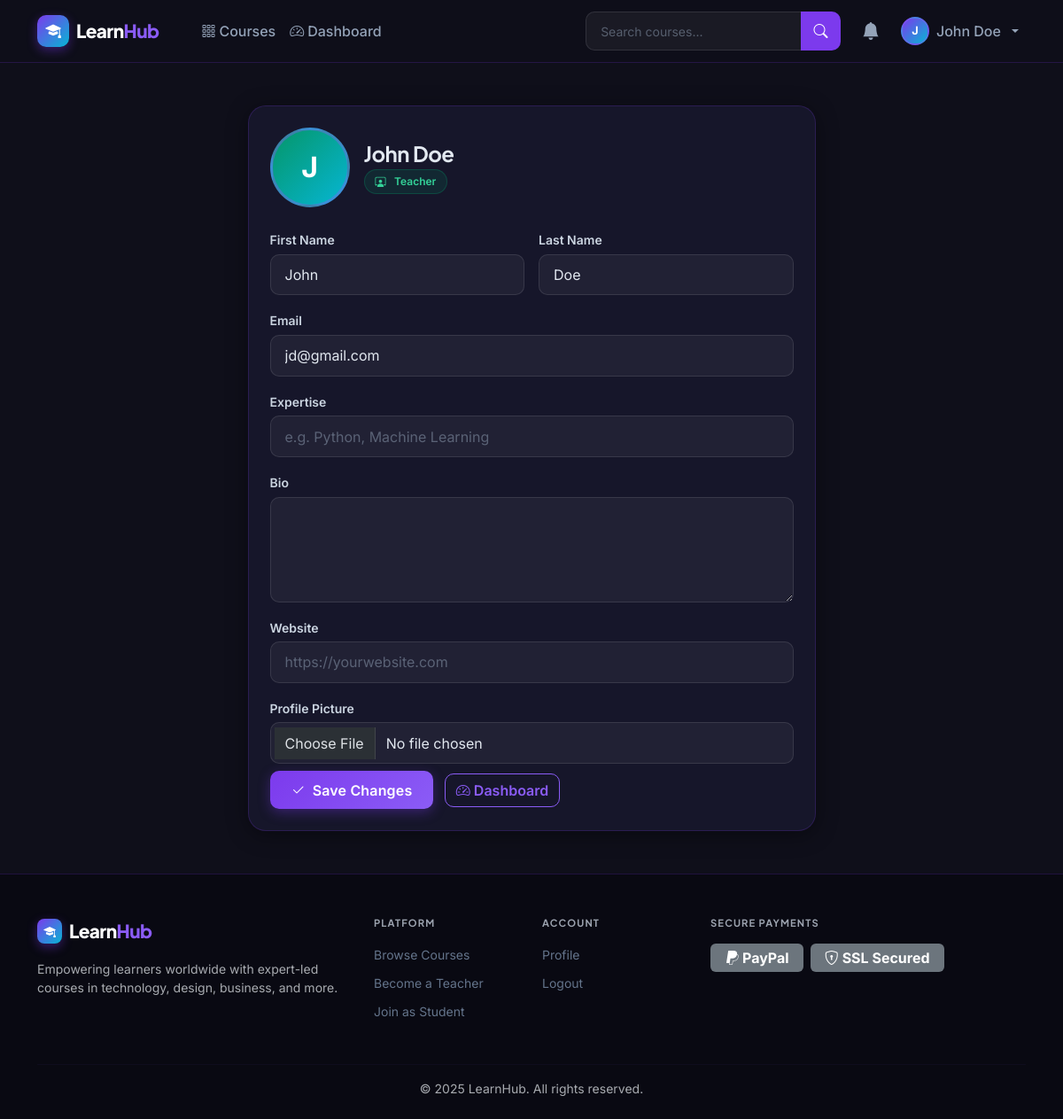
The app's page /accounts/profile/ (signed in) with its own data.
### apps/accounts/models.py (models this page shows, shortened)
class CustomUser(AbstractUser):
    ROLE_CHOICES = (
        ('student', 'Student'),
        ('teacher', 'Teacher'),
    )
    role = models.CharField(max_length=10, choices=ROLE_CHOICES, default='student')
    is_otp_verified = models.BooleanField(default=False)
    otp_secret = models.CharField(max_length=64, blank=True, default='')
    @property
    def is_teacher(self):
        return self.role == 'teacher'
    @property
    def is_student(self):
        return self.role == 'student'

class TeacherProfile(models.Model):
    user = models.OneToOneField(CustomUser, on_delete=models.CASCADE, related_name='teacher_profile')
    bio = models.TextField(blank=True)
    avatar = models.ImageField(upload_to='avatars/teachers/', blank=True, null=True)
    expertise = models.CharField(max_length=200, blank=True)
    website = models.URLField(blank=True)

### apps/accounts/views.py (the view, shortened to what this page needs)
# urls.py: path('profile/', views.profile, name='profile'),
@login_required
def profile(request):
    user = request.user
    if user.is_teacher:
        profile_obj, _ = TeacherProfile.objects.get_or_create(user=user)
        if request.method == 'POST':
            form = TeacherProfileForm(request.POST, request.FILES, instance=profile_obj)
            if form.is_valid():
                user.first_name = form.cleaned_data['first_name']
                user.last_name = form.cleaned_data['last_name']
                user.email = form.cleaned_data['email']
                user.save()
                form.save()
                messages.success(request, 'Profile updated successfully.')
                return redirect('accounts:profile')
        else:
            form = TeacherProfileForm(
                instance=profile_obj,
                initial={'first_name': user.first_name, 'last_name': user.last_name, 'email': user.email}
            )
        return render(request, 'accounts/teacher_profile.html', {'form': form, 'profile': profile_obj})

### apps/accounts/forms.py
class TeacherProfileForm(forms.ModelForm):
    first_name = forms.CharField(max_length=50)
    last_name = forms.CharField(max_length=50)
    email = forms.EmailField()
    class Meta:
        model = TeacherProfile
        fields = ['avatar', 'bio', 'expertise', 'website']
        widgets = {'bio': forms.Textarea(attrs={'rows': 4})}

### apps/notifications/context_processors.py (called while the page is built)
def notifications_count(request):
    if request.user.is_authenticated:
        count = Notification.objects.filter(recipient=request.user, is_read=False).count()
        return {'unread_notifications_count': count}
    return {'unread_notifications_count': 0}

### templates/accounts/teacher_profile.html (shortened to what this page needs)
{% extends 'base.html' %}
{% load widget_tweaks %}
{% block content %}
<div class="container py-5">
  <div class="row justify-content-center">
    <div class="col-lg-7">
      <div class="lh-card p-4">
        <div class="d-flex align-items-center gap-3 mb-4">
          {% if profile.avatar %}
            <img src="{{ profile.avatar.url }}" class="avatar-lg" alt="avatar">
          {% else %}
            <div class="avatar-placeholder-lg" style="background:linear-gradient(135deg,#059669,#06b6d4);">
              {{ user.first_name|first|upper|default:user.username|first|upper }}
            </div>
          {% endif %}
          <div>
            <h4 class="mb-1">{{ user.get_full_name|default:user.username }}</h4>
            <span class="tag" style="background:rgba(5,150,105,0.15);border-color:rgba(5,150,105,0.3);color:#34d399;">
              <i class="bi bi-person-workspace me-1"></i>Teacher
            </span>
          </div>
        </div>
        <form method="post" enctype="multipart/form-data" novalidate>
          <div class="row g-3">
            <div class="col-6">
              <label class="form-label">First Name</label>
              {% render_field form.first_name class="form-control" %}
            </div>
            <div class="col-6">
              <label class="form-label">Last Name</label>
              {% render_field form.last_name class="form-control" %}
            </div>
            <div class="col-12">
              <label class="form-label">Email</label>
              {% render_field form.email class="form-control" %}
            </div>
            <div class="col-12">
              <label class="form-label">Expertise</label>
              {% render_field form.expertise class="form-control" placeholder="e.g. Python, Machine Learning" %}
            </div>
            <div class="col-12">
              <label class="form-label">Bio</label>
              {% render_field form.bio class="form-control" %}
            </div>
            <div class="col-12">
              <label class="form-label">Website</label>
              {% render_field form.website class="form-control" placeholder="https://yourwebsite.com" %}
            </div>
            <div class="col-12">
              <label class="form-label">Profile Picture</label>
              {% render_field form.avatar class="form-control" %}
            </div>
            <div class="col-12 mt-2">
              <button type="submit" class="btn btn-primary px-4" id="save-teacher-profile-btn">
                <i class="bi bi-check2 me-2"></i>Save Changes
              </button>
              <a href="{% url 'courses:teacher_dashboard' %}" class="btn btn-outline-primary ms-2">
                <i class="bi bi-speedometer2 me-1"></i>Dashboard
              </a>
            </div>
          </div>
        </form>
      </div>
    </div>
  </div>
</div>
{% endblock %}

### templates/base.html (shortened to what this page needs)
<!DOCTYPE html>
<html lang="en" data-bs-theme="dark">
<head>
  <link href="https://cdn.jsdelivr.net/npm/bootstrap@5.3.3/dist/css/bootstrap.min.css" rel="stylesheet">
  <link href="https://cdn.jsdelivr.net/npm/bootstrap-icons@1.11.3/font/bootstrap-icons.min.css" rel="stylesheet">
  {% load static %}
  <link rel="stylesheet" href="{% static 'css/style.css' %}">
</head>
<body>
<nav class="navbar navbar-expand-lg lh-navbar sticky-top" id="mainNav">
  <div class="container">
    <a class="navbar-brand d-flex align-items-center gap-2" href="{% url 'home' %}">
      <div class="brand-icon"><i class="bi bi-mortarboard-fill"></i></div>
      <span class="brand-text">Learn<span class="brand-accent">Hub</span></span>
    </a>
    <div class="collapse navbar-collapse" id="navbarNav">
      <ul class="navbar-nav me-auto ms-4">
        <li class="nav-item">
          <a class="nav-link {% if request.resolver_match.url_name == 'catalog' %}active{% endif %}" href="{% url 'courses:catalog' %}">
            <i class="bi bi-grid-3x3-gap me-1"></i>Courses
          </a>
        </li>
        {% if user.is_authenticated and user.is_teacher %}
        <li class="nav-item">
          <a class="nav-link {% if 'teacher_dashboard' in request.resolver_match.url_name %}active{% endif %}" href="{% url 'courses:teacher_dashboard' %}">
            <i class="bi bi-speedometer2 me-1"></i>Dashboard
          </a>
        </li>
        {% endif %}
      </ul>
      <form class="d-flex me-3 search-form" action="{% url 'courses:catalog' %}" method="GET">
        <div class="input-group">
          <input class="form-control search-input" type="search" name="q" placeholder="Search courses..."
                 value="{{ request.GET.q|default:'' }}" aria-label="Search">
          <button class="btn btn-search" type="submit"><i class="bi bi-search"></i></button>
        </div>
      </form>
      <ul class="navbar-nav align-items-center gap-2">
        {% if user.is_authenticated %}
        <li class="nav-item">
          <a class="nav-link position-relative notif-bell" href="{% url 'notifications:list' %}" id="notifBell">
            <i class="bi bi-bell-fill fs-5"></i>
          </a>
        </li>
        <li class="nav-item dropdown">
          <a class="nav-link dropdown-toggle d-flex align-items-center gap-2 user-menu"
             href="#" id="userDropdown" role="button" data-bs-toggle="dropdown">
            <div class="user-avatar-sm">
              {% if user.is_teacher and user.teacher_profile.avatar %}
                <img src="{{ user.teacher_profile.avatar.url }}" alt="avatar">
              {% elif user.is_student and user.student_profile.avatar %}
                <img src="{{ user.student_profile.avatar.url }}" alt="avatar">
              {% else %}
                <span>{{ user.first_name|first|upper|default:user.username|first|upper }}</span>
              {% endif %}
            </div>
            <span class="d-none d-md-inline">{{ user.get_full_name|default:user.username }}</span>
          </a>
        </li>
        {% endif %}
      </ul>
    </div>
  </div>
</nav>
<main class="main-content">
  {% block content %}{% endblock %}
</main>
<footer class="lh-footer mt-auto">
  <div class="container">
    <div class="row gy-4">
      <div class="col-lg-4">
        <div class="d-flex align-items-center gap-2 mb-3">
          <div class="brand-icon brand-icon-sm"><i class="bi bi-mortarboard-fill"></i></div>
          <span class="brand-text">Learn<span class="brand-accent">Hub</span></span>
        </div>
        <p class="text-muted small">Empowering learners worldwide with expert-led courses in technology, design, business, and more.</p>
      </div>
      <div class="col-lg-2 col-6">
        <h6 class="footer-heading">Platform</h6>
        <ul class="list-unstyled footer-links">
          <li><a href="{% url 'courses:catalog' %}">Browse Courses</a></li>
          <li><a href="{% url 'accounts:teacher_signup' %}">Become a Teacher</a></li>
          <li><a href="{% url 'accounts:student_signup' %}">Join as Student</a></li>
        </ul>
      </div>
      <div class="col-lg-2 col-6">
        <h6 class="footer-heading">Account</h6>
        <ul class="list-unstyled footer-links">
          {% if user.is_authenticated %}
          <li><a href="{% url 'accounts:profile' %}">Profile</a></li>
          <li><a href="{% url 'accounts:logout' %}">Logout</a></li>
          {% else %}
          <li><a href="{% url 'accounts:login' %}">Login</a></li>
          <li><a href="{% url 'accounts:student_signup' %}">Sign Up</a></li>
          {% endif %}
        </ul>
      </div>
      <div class="col-lg-4">
        <h6 class="footer-heading">Secure Payments</h6>
        <div class="d-flex gap-2 align-items-center mt-2">
          <span class="badge bg-secondary fs-6 px-3 py-2"><i class="bi bi-paypal me-1"></i>PayPal</span>
          <span class="badge bg-secondary fs-6 px-3 py-2"><i class="bi bi-shield-lock me-1"></i>SSL Secured</span>
        </div>
      </div>
    </div>
    <hr class="footer-divider">
    <p class="text-center text-muted small mb-0">© 2025 LearnHub. All rights reserved.</p>
  </div>
</footer>
</body>
</html>

### records on screen
CustomUser: first_name|first "J", get_full_name "John Doe", first_name "John", last_name "Doe", email "jd@gmail.com"
